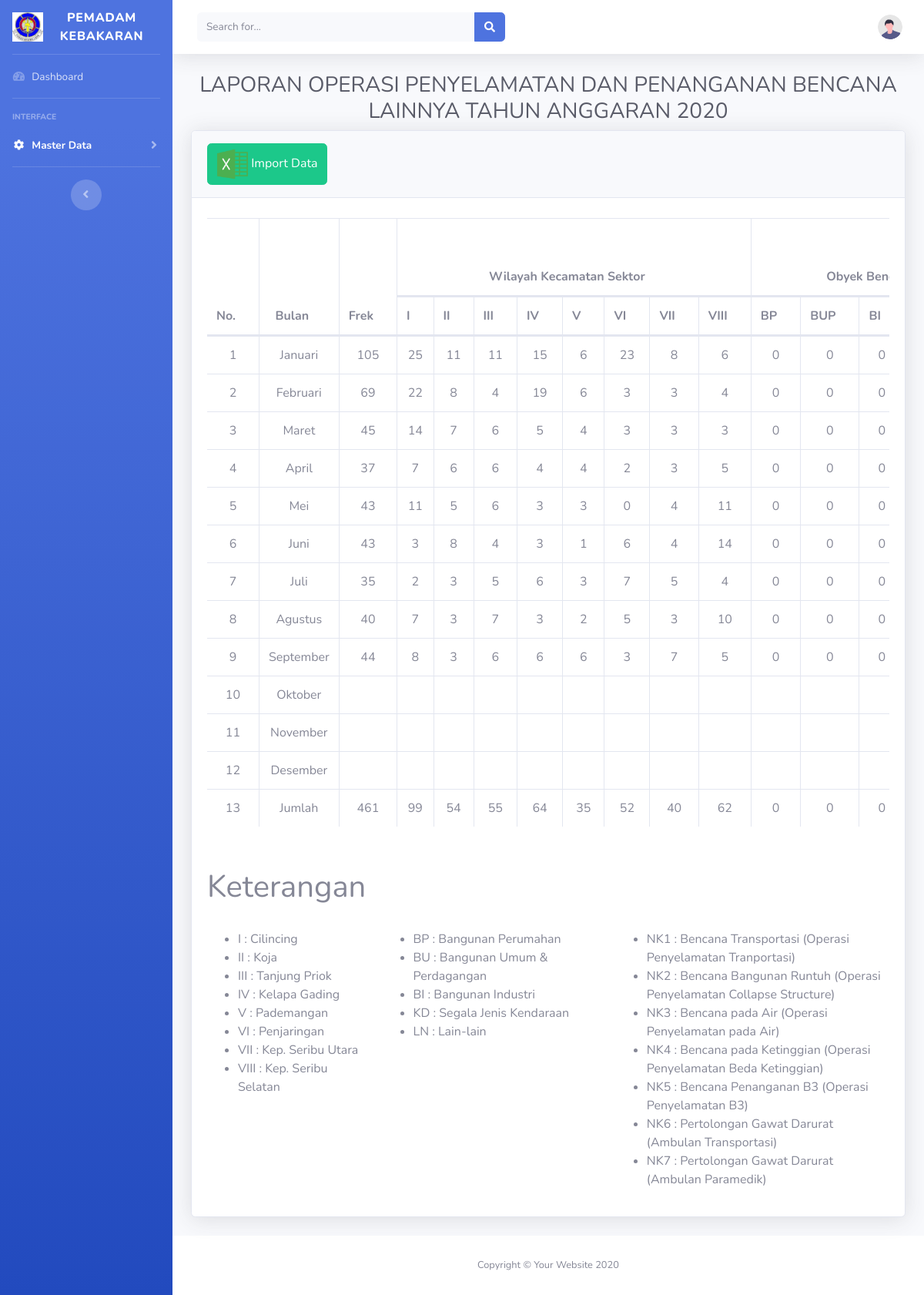
Screenshot of /penyelamatan.php (signed in) with the database file from the repository.
### tables this page shows
CREATE TABLE `penyelamatan` (
  `id` int(11) NOT NULL,
  `bulan` varchar(30) NOT NULL,
  `frek` varchar(30) NOT NULL,
  `i` varchar(30) NOT NULL,
  `ii` varchar(30) NOT NULL,
  `iii` varchar(30) NOT NULL,
  `iv` varchar(30) NOT NULL,
  `v` varchar(30) NOT NULL,
  `vi` varchar(30) NOT NULL,
  `vii` varchar(30) NOT NULL,
  `viii` varchar(30) NOT NULL,
  `bp` varchar(30) NOT NULL,
  `bup` varchar(30) NOT NULL,
  `bi` varchar(30) NOT NULL,
  `kd` varchar(30) NOT NULL,
  `ln` varchar(30) NOT NULL,
  `nk1` varchar(30) NOT NULL,
  `nk2` varchar(30) NOT NULL,
  `nk3` varchar(30) NOT NULL,
  `nk4` varchar(30) NOT NULL,
  `nk5` varchar(30) NOT NULL,
  `nk6` varchar(30) NOT NULL,
  `nk7` varchar(30) NOT NULL,
  `jumlah_unit` varchar(30) NOT NULL,
  `jumlah_sdm` varchar(30) NOT NULL,
  `luka` varchar(30) NOT NULL,
  `tewas` varchar(30) NOT NULL,
  `luka_w` varchar(30) NOT NULL,
  `tewas_w` varchar(30) NOT NULL,
  `luas_area` varchar(30) NOT NULL,
  `bp2` varchar(30) NOT NULL,
  `bup2` varchar(30) NOT NULL,
  `bi2` varchar(30) NOT NULL,
  `kd2` varchar(30) NOT NULL,
  `ln2` varchar(30) NOT NULL,
  `taksiran_rugi` varchar(30) NOT NULL
);

### penyelamatan.php (the view, shortened to what this page needs)
<?php
require 'sidebar.php';
require 'navbar.php';
?>
<h1 style="text-align:center" class="h3 mb-2 text-gray-800">LAPORAN OPERASI PENYELAMATAN DAN PENANGANAN BENCANA LAINNYA TAHUN ANGGARAN 2020</h1>
<div class="card shadow mb-4">
    <div class="card-header py-3">
        <a href="" type="button" class="btn btn-success" data-toggle="modal" data-target="#importData">
            <img src="assets/img/excel.png" width="40px">
            Import Data
        </a>
    </div>
    <div class="card-body">
        <div class="table-responsive">
            <table style="text-align:center" class="table table-bordered" id="dataTable" width="100%" cellspacing="0" cellpadding="0">
                <thead>
                    <tr>
                        <th rowspan="3">No.</th>
                        <th rowspan="3">Bulan</th>
                        <th rowspan="3">Frek</th>
                        <th rowspan="2" colspan="8">Wilayah Kecamatan Sektor</th>
                        <th rowspan="2" colspan="5">Obyek Bencana</th>
                    </tr>
                    <tr>
                    </tr>
                    <tr>
                        <th>I</th>
                        <th>II</th>
                        <th>III</th>
                        <th>IV</th>
                        <th>V</th>
                        <th>VI</th>
                        <th>VII</th>
                        <th>VIII</th>
                        <th>BP</th>
                        <th>BUP</th>
                        <th>BI</th>
                    </tr>
                </thead>
                <?php
                include 'functions.php';
                $no = 1;
                $data = mysqli_query($koneksi, "SELECT * FROM penyelamatan");
                foreach ($data as $d) {
                ?>
                    <tbody>
                        <tr>
                            <td><?php echo $no++; ?></td>
                            <td><?php echo $d["bulan"]; ?></td>
                            <td><?php echo $d["frek"]; ?></td>
                            <td><?php echo $d["i"]; ?></td>
                            <td><?php echo $d["ii"]; ?></td>
                            <td><?php echo $d["iii"]; ?></td>
                            <td><?php echo $d["iv"]; ?></td>
                            <td><?php echo $d["v"]; ?></td>
                            <td><?php echo $d["vi"]; ?></td>
                            <td><?php echo $d["vii"]; ?></td>
                            <td><?php echo $d["viii"]; ?></td>
                            <td><?php echo $d["bp"]; ?></td>
                            <td><?php echo $d["bup"]; ?></td>
                            <td><?php echo $d["bi"]; ?></td>
                        </tr>
                    </tbody>
                <?php
                }
                ?>
            </table>
        </div>
        <div class="row">
            <div class="col-md-12">
                <h1>Keterangan</h1>
            </div>
        </div>
        <div class="row">
            <div class="col-md-3">
                <ul>
                    <li>I : Cilincing</li>
                    <li>II : Koja</li>
                    <li>III : Tanjung Priok</li>
                    <li>IV : Kelapa Gading</li>
                    <li>V : Pademangan</li>
                    <li>VI : Penjaringan</li>
                    <li>VII : Kep. Seribu Utara</li>
                    <li>VIII : Kep. Seribu Selatan</li>
                </ul>
            </div>
            <div class="col-md-4">
                <ul>
                    <li>BP : Bangunan Perumahan</li>
                    <li>BU : Bangunan Umum & Perdagangan</li>
                    <li>BI : Bangunan Industri</li>
                    <li>KD : Segala Jenis Kendaraan</li>
                    <li>LN : Lain-lain</li>
                </ul>
            </div>
            <div class="col-md-5">
                <ul>
                    <li>NK1 : Bencana Transportasi (Operasi Penyelamatan Tranportasi)</li>
                    <li>NK2 : Bencana Bangunan Runtuh (Operasi Penyelamatan Collapse Structure)</li>
                    <li>NK3 : Bencana pada Air (Operasi Penyelamatan pada Air)</li>
                    <li>NK4 : Bencana pada Ketinggian (Operasi Penyelamatan Beda Ketinggian)</li>
                    <li>NK5 : Bencana Penanganan B3 (Operasi Penyelamatan B3)</li>
                    <li>NK6 : Pertolongan Gawat Darurat (Ambulan Transportasi)</li>
                    <li>NK7 : Pertolongan Gawat Darurat (Ambulan Paramedik)</li>
                </ul>
            </div>
        </div>
    </div>
</div>
<?php
require 'footer.php';
?>

### rows the page displays
penyelamatan: bulan "Januari", frek "105", i "25", ii "11", iii "11", iv "15", v "6", vi "23", vii "8", viii "6", bp "0", bup "0", bi "0"
penyelamatan: bulan "Februari", frek "69", i "22", ii "8", iii "4", iv "19", v "6", vi "3", vii "3", viii "4", bp "0", bup "0", bi "0"
penyelamatan: bulan "Maret", frek "45", i "14", ii "7", iii "6", iv "5", v "4", vi "3", vii "3", viii "3", bp "0", bup "0", bi "0"
penyelamatan: bulan "April", frek "37", i "7", ii "6", iii "6", iv "4", v "4", vi "2", vii "3", viii "5", bp "0", bup "0", bi "0"
penyelamatan: bulan "Mei", frek "43", i "11", ii "5", iii "6", iv "3", v "3", vi "0", vii "4", viii "11", bp "0", bup "0", bi "0"
penyelamatan: bulan "Juni", frek "43", i "3", ii "8", iii "4", iv "3", v "1", vi "6", vii "4", viii "14", bp "0", bup "0", bi "0"
penyelamatan: bulan "Juli", frek "35", i "2", ii "3", iii "5", iv "6", v "3", vi "7", vii "5", viii "4", bp "0", bup "0", bi "0"
penyelamatan: bulan "Agustus", frek "40", i "7", ii "3", iii "7", iv "3", v "2", vi "5", vii "3", viii "10", bp "0", bup "0", bi "0"
penyelamatan: bulan "September", frek "44", i "8", ii "3", iii "6", iv "6", v "6", vi "3", vii "7", viii "5", bp "0", bup "0", bi "0"
penyelamatan: bulan "Oktober"
penyelamatan: bulan "November"
penyelamatan: bulan "Desember"
penyelamatan: bulan "Jumlah", frek "461", i "99", ii "54", iii "55", iv "64", v "35", vi "52", vii "40", viii "62", bp "0", bup "0", bi "0"
